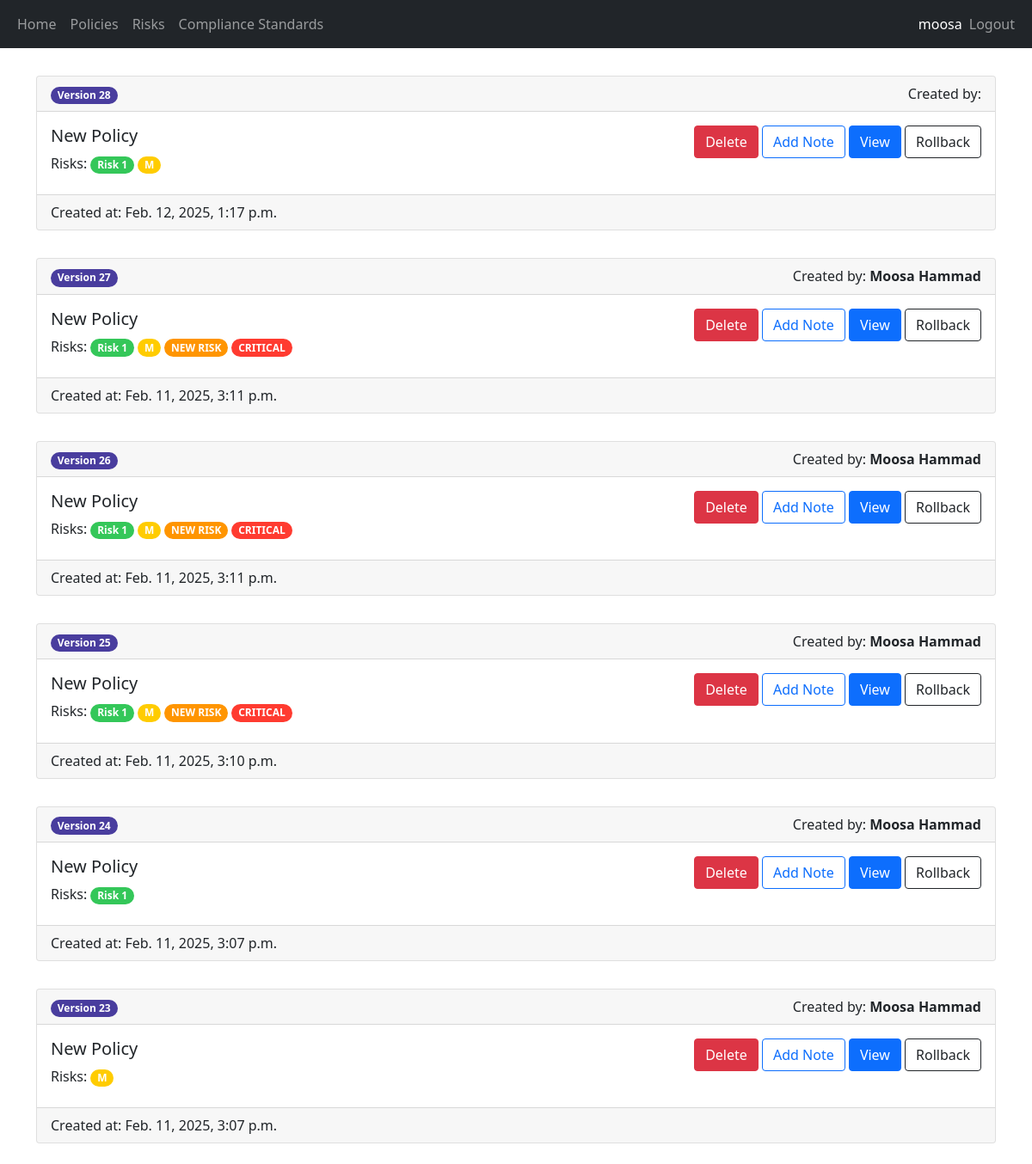
The page /policy/18/policy-version-list (signed in) on the database its author committed.
### security/models.py (models this page shows, shortened)
class PolicyVersion(models.Model):
    policy = models.ForeignKey(Policy, on_delete=models.CASCADE)
    version_number = models.IntegerField(default=1)
    title = models.TextField(max_length=250)
    content = models.TextField(max_length=250)
    created_by = models.ForeignKey(User, on_delete=models.CASCADE)
    created_at = models.DateTimeField(auto_now_add=True)
    notes = models.TextField(max_length=250, default="")
    risks = models.ManyToManyField(Risk)
    compliance_standards = models.ManyToManyField(ComplianceStandard)

class Risk(models.Model):
    Severity_Levels = [
        ("LOW", "Low"),
        ("MEDIUM", "Medium"),
        ("HIGH", "High"),
        ("CRITICAL", "Critical"),
    ]
    name = models.CharField(max_length=100)
    description = models.TextField(max_length=250)
    severity = models.CharField(max_length=100, choices=Severity_Levels, default="LOW")
    updated_at = models.DateTimeField(auto_now=True)
    tracker = FieldTracker()

### security/views.py (the view, shortened to what this page needs)
# urls.py: path('policy/<int:pk>/policy-version-list', views.view_policy_versions, name='view_policy_versions'),
@login_required(login_url="/login")
@permission_required(["security.view_policyversion", "security.delete_policyversion"], login_url="/access-denied")
def view_policy_versions(request, pk):
    policy_versions = PolicyVersion.objects.filter(policy = pk).order_by('-created_at')
    return render(request, 'security/list_policy_version.html', {"policy_versions": policy_versions})

### security/templates/security/list_policy_version.html (shortened to what this page needs)
{% extends 'main/base.html' %}
{% block content %}
{% for policy_version in policy_versions %}
<div class="card mt-2">
    <div class="card-header">
        <div class="row">
            <div class="col-md-6"><span class="badge rounded-pill text-left version-badge">Version {{policy_version.version_number}}</span></div>
            <div class="text-end col-md-6">Created by: <strong>{{ policy_version.created_by.first_name }} {{ policy_version.created_by.last_name }}</strong></div>
        </div>
    </div>
    <div class="card-body d-flex flex-row justify-content-between">
        <div class="card-title">
            <h5>{{ policy_version.title }}</h5>
            <span>Risks: </span>
            {% for risk in policy_version.risks.all %}
                <span class="badge rounded-pill {{risk.get_severity_display.lower}}-severity">{{risk.name}}</span>
            {% endfor %}
        </div>
        <div>
            <form method="post">
                {% if perms.security.delete_policyversion %}
                <button type="submit" class="btn btn-danger" name="policy-version-id-delete" value="{{policy_version.id}}">Delete</button>
                {% endif %}
                {% if perms.security.change_policyversion %}
                <a class="btn btn-outline-primary" href="{% url 'edit_policy_version' policy_version.pk %}">Add Note</a>
                {% endif %}
                {% if perms.security.view_policyversion %}
                <a class="btn btn-primary" href="{% url 'view_policy_version' policy_version.pk %}">View</a>
                {% endif %}
                {% if perms.security.change_policy %}
                <a class="btn btn-outline-dark" href="{% url 'rollback_policy_version' policy_version.pk %}">Rollback</a>
                {% endif %}
            </form>
        </div>
    </div>
    <div class="card-footer">Created at: {{ policy_version.created_at }}</div>
</div>
<br/>
{% empty %}
<p>No policy versions available.</p>
{% endfor %}
{% endblock %}

### main/templates/main/base.html (shortened to what this page needs)
<!DOCTYPE html>
<html lang="en">
<head>
    <link href="https://cdn.jsdelivr.net/npm/bootstrap@5.0.2/dist/css/bootstrap.min.css" rel="stylesheet">
    {% load static %}
    <link rel="stylesheet" href="{% static 'main/style.css' %}" />
</head>
<body>
    <nav class="navbar navbar-expand-lg navbar-dark bg-dark">
        <div class="container-fluid">
            <div>
                <ul class="navbar-nav">
                    <li class="nav-item">
                        <a class="nav-link" href="/home">Home</a>
                    </li>
                    {% if user.groups.all.0.name == 'Manager' %}
                    <li class="nav-item">
                        <a class="nav-link" href="/policy-list">Policies</a>
                    </li>
                    <li class="nav-item">
                        <a class="nav-link" href="/risk-list">Risks</a>
                    </li>
                    <li class="nav-item">
                        <a class="nav-link" href="/compliance-standard-list">Compliance Standards</a>
                    </li>
                    {% endif %}
                </ul>
            </div>
            <div>
                <ul class="navbar-nav">
                    {% if user.is_authenticated %}
                    <span class="navbar-text text-white">{{ user.username }}</span>
                    <li class="nav-item">
                        <a class="nav-link" href="/logout">Logout</a>
                    </li>
                    {% else %}
                    <li class="nav-item">
                        <a class="nav-link" href="/login">Login</a>
                    </li>
                    {% endif %}
                </ul>
            </div>
        </div>
    </nav>
    <br/>
    <div class="container">
        {% block content %}
        {% endblock %}
    </div>
</body>
</html>

### main/static/main/style.css (style rules this page uses)
.low-severity { background-color: #34C759; }
.medium-severity { background-color: #FFCC00; }
.high-severity { background-color: #FF9500; }
.critical-severity { background-color: #FF3B30; }
.version-badge { background-color: #493D9E; }

### rows shown on the page
PolicyVersion: version_number "28", title "New Policy", {{ policy_version.id }} 31 (drawn), created_at "Feb. 12, 2025, 1:17 p.m."
Risk: name "Risk 1"
Risk: name "M"
PolicyVersion: version_number "27", created_by.first_name "Moosa", created_by.last_name "Hammad", title "New Policy", {{ policy_version.id }} 30 (drawn), created_at "Feb. 11, 2025, 3:11 p.m."
Risk: name "NEW RISK"
Risk: name "CRITICAL"
PolicyVersion: version_number "26", created_by.first_name "Moosa", created_by.last_name "Hammad", title "New Policy", {{ policy_version.id }} 29 (drawn), created_at "Feb. 11, 2025, 3:11 p.m."
PolicyVersion: version_number "25", created_by.first_name "Moosa", created_by.last_name "Hammad", title "New Policy", {{ policy_version.id }} 28 (drawn), created_at "Feb. 11, 2025, 3:10 p.m."
PolicyVersion: version_number "24", created_by.first_name "Moosa", created_by.last_name "Hammad", title "New Policy", {{ policy_version.id }} 27 (drawn), created_at "Feb. 11, 2025, 3:07 p.m."
PolicyVersion: version_number "23", created_by.first_name "Moosa", created_by.last_name "Hammad", title "New Policy", {{ policy_version.id }} 26 (drawn), created_at "Feb. 11, 2025, 3:07 p.m."

### other values the page prints
{{ user.username }} "moosa"
